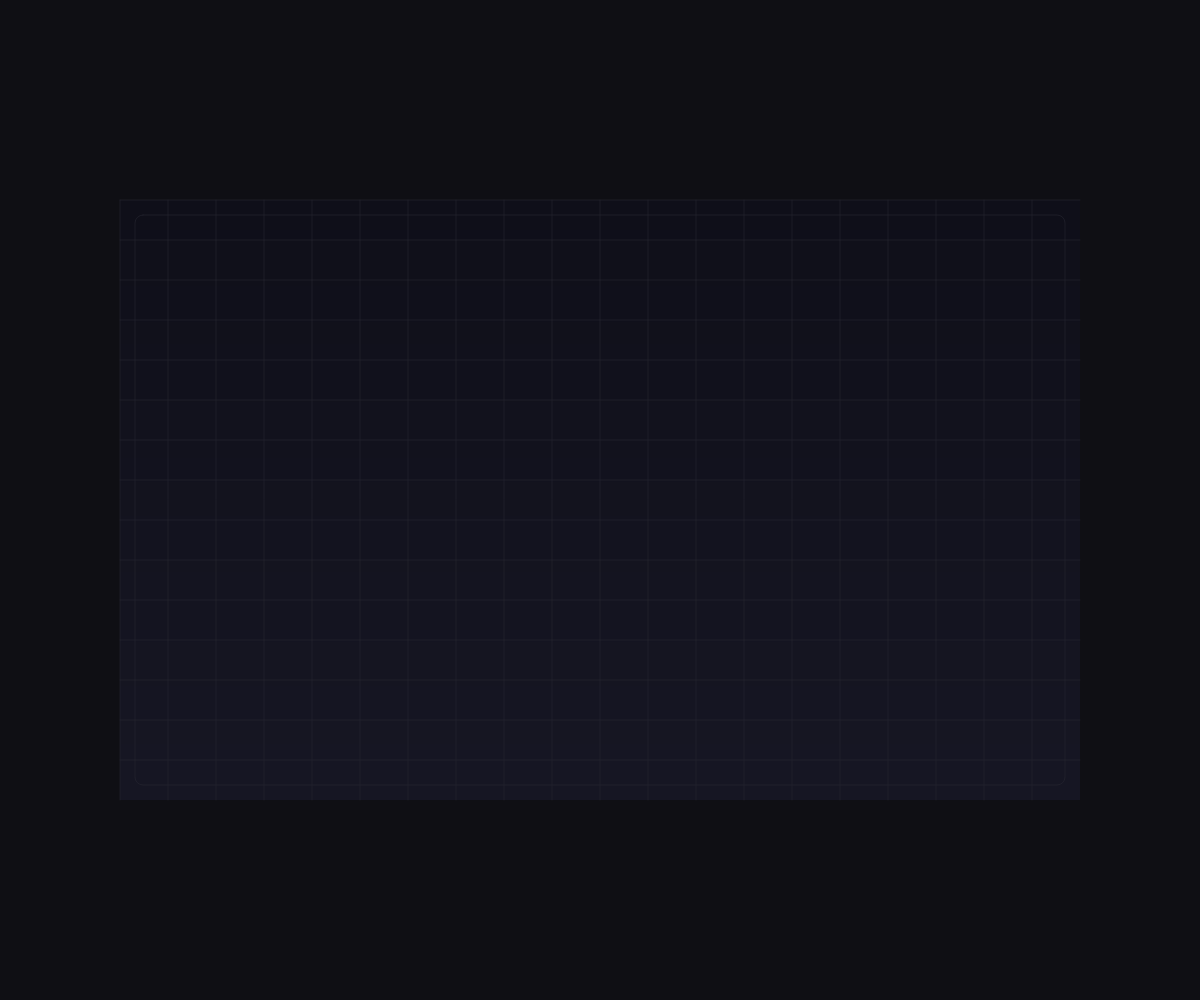
Frame 1 (no input)
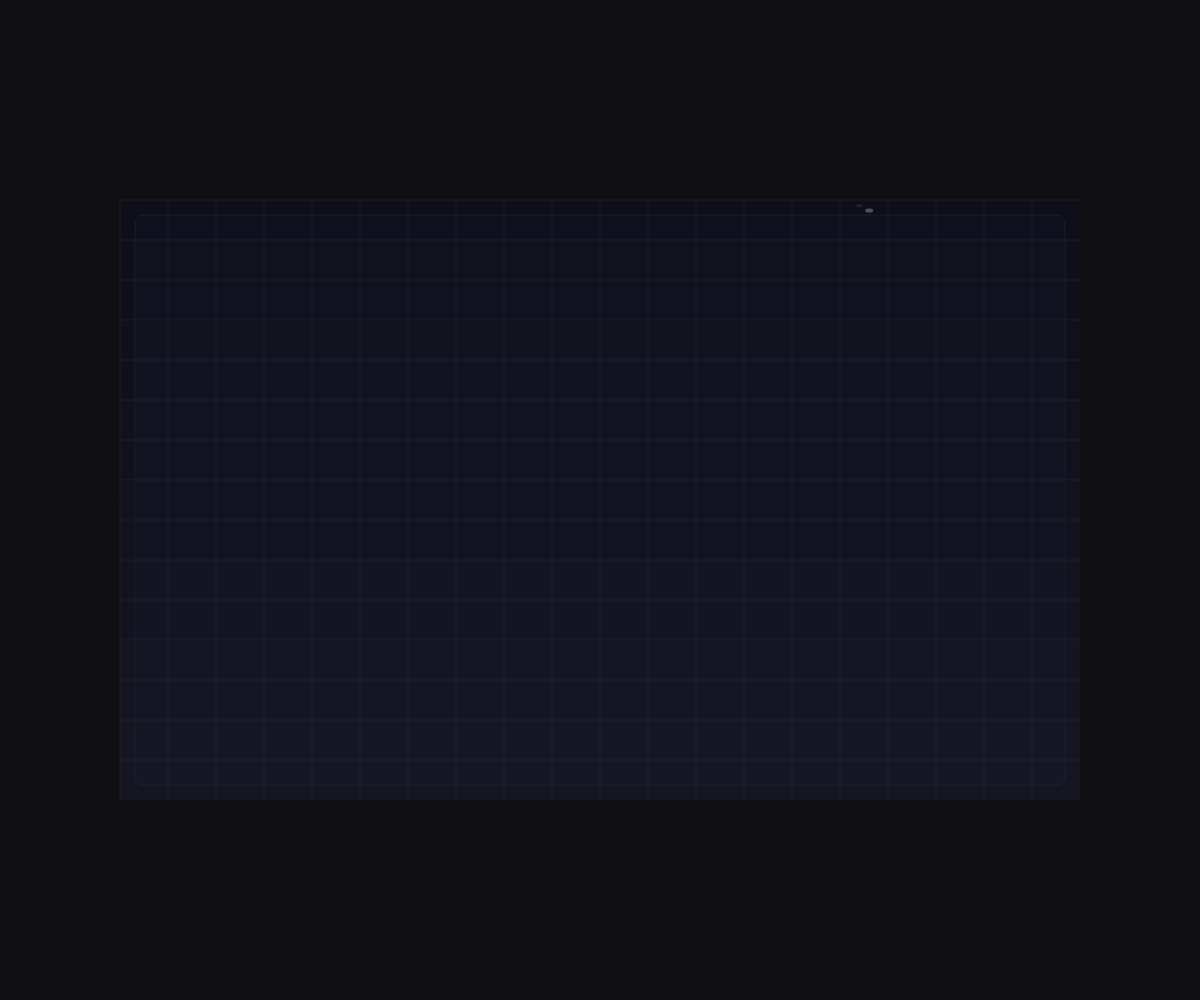
Frame 60 (no input)
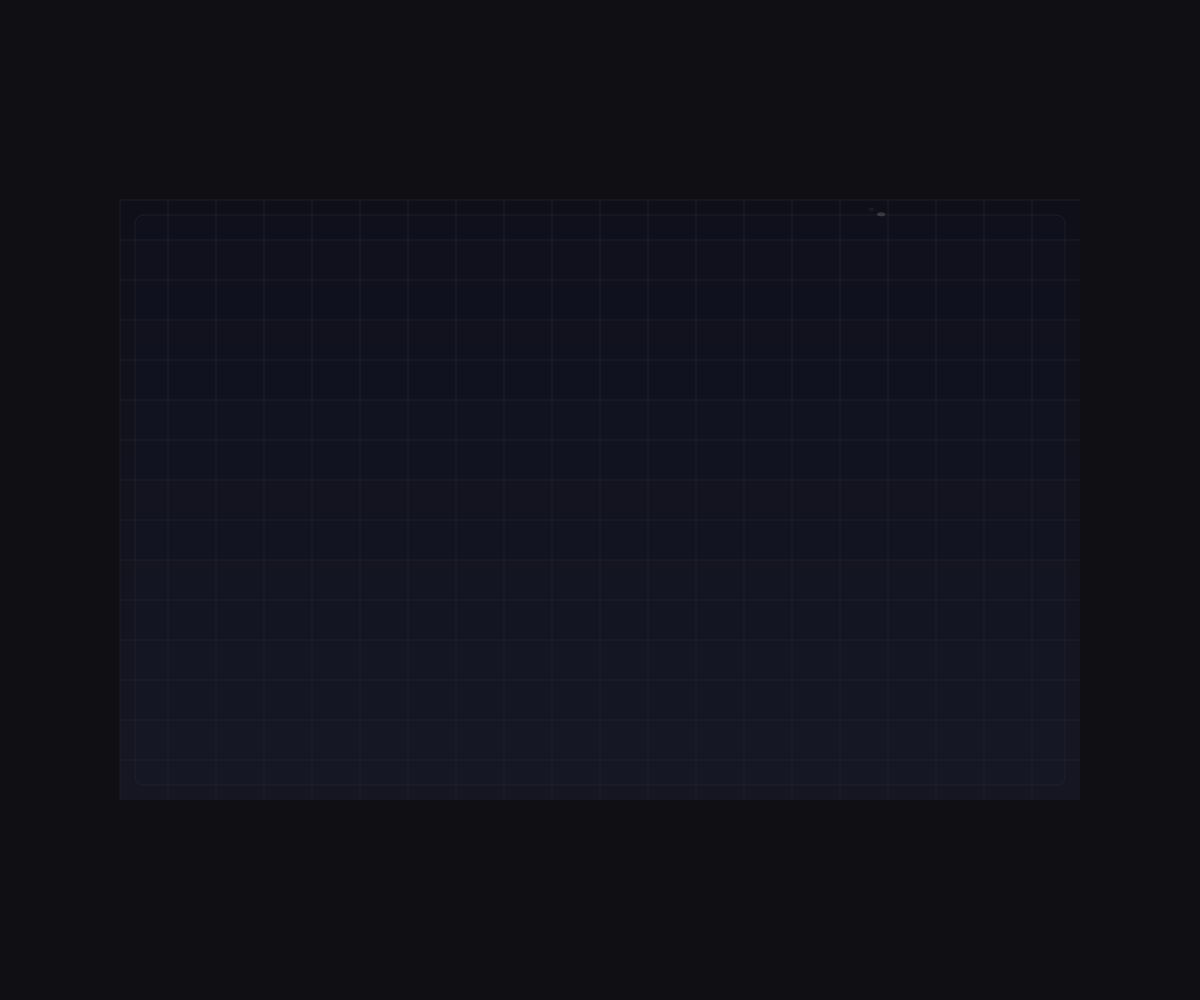
Frame 120 (the mouse pressed at the canvas centre since frame 60)

The p5.js sketch that drew these frames (run headless with seeded random() and noise() and a simulated clock; from frame 60 on, the mouse is pressed at the canvas centre):

// p5.js sketch
// ── sketch.js
let glintX, glintY;
let glowIntensity = 0;
let panelWidth, panelHeight, panelX, panelY;

function setup() {
  createCanvas(windowWidth, windowHeight);
  noStroke();
  
  // Initialize console dimensions
  panelWidth = width * 0.8;
  panelHeight = height * 0.6;
  panelX = (width - panelWidth) / 2;
  panelY = (height - panelHeight) / 2;
  
  // Initialize glint position
  glintX = random(width);
  glintY = random(height);
}

function windowResized() {
  resizeCanvas(windowWidth, windowHeight);
  
  // Re-calculate panel dimensions after resize
  panelWidth = width * 0.8;
  panelHeight = height * 0.6;
  panelX = (width - panelWidth) / 2;
  panelY = (height - panelHeight) / 2;
}

function draw() {
  // Deep space background with subtle gradient
  background(10, 10, 15);
  
  // Draw console housing
  drawConsoleHousing();
  
  // Draw reflective panel
  drawPanel();
  
  // Animate glint
  animateGlint();
  
  // Subtle pulsing glow effect
  glowIntensity = 0.5 + 0.2 * sin(frameCount * 0.03);
}

function drawConsoleHousing() {
  // Outer black housing
  fill(15, 15, 20);
  rect(0, 0, width, height);
  
  // Inner geometric structure
  fill(30, 30, 40);
  rect(panelX, panelY, panelWidth, panelHeight, 15);
  
  // Bevel highlight
  fill(60, 60, 70, 100);
  rect(panelX + 5, panelY + 5, panelWidth - 10, 5);
  rect(panelX + 5, panelY + 5, 5, panelHeight - 10);
  
  // Control panel grid
  fill(20, 20, 25);
  for (let x = panelX; x < panelX + panelWidth; x += panelWidth / 12) {
    rect(x, panelY + 10, 2, panelHeight - 20);
  }
  for (let y = panelY; y < panelY + panelHeight; y += panelHeight / 8) {
    rect(panelX + 10, y, panelWidth - 20, 2);
  }
}

function drawPanel() {
  // Main reflective surface with gradient
  const baseColor = color(15, 15, 25);
  const highlightColor = color(40, 40, 60);
  
  noStroke();
  for (let y = 0; y < panelHeight; y += 2) {
    const t = map(y, 0, panelHeight, 0, 1);
    const inter = lerpColor(baseColor, highlightColor, t * 0.3);
    fill(inter);
    rect(panelX, panelY + y, panelWidth, 2);
  }
  
  // Add subtle grid lines
  stroke(40, 40, 50, 150);
  strokeWeight(1);
  for (let x = 0; x < panelWidth; x += panelWidth / 20) {
    line(panelX + x, panelY, panelX + x, panelY + panelHeight);
  }
  for (let y = 0; y < panelHeight; y += panelHeight / 15) {
    line(panelX, panelY + y, panelX + panelWidth, panelY + y);
  }
  
  // Inner glow effect
  const innerGlow = color(20, 40, 80, 30 * glowIntensity);
  fill(innerGlow);
  rect(panelX + 15, panelY + 15, panelWidth - 30, panelHeight - 30, 8);
}

function animateGlint() {
  // Move glint slowly across the screen
  const speed = 0.2;
  glintX += speed;
  glintY += speed * 0.3;
  
  // Reset position when it goes off screen
  if (glintX > width + 50 || glintY > height + 50) {
    glintX = -50;
    glintY = random(height);
  }
  
  // Draw the glint as a soft white highlight
  const glow = 100 * glowIntensity;
  fill(255, 255, 255, glow);
  noStroke();
  ellipse(glintX, glintY, 8, 4);
  
  // Add a subtle trail effect
  fill(255, 255, 255, glow * 0.3);
  ellipse(glintX - 10, glintY - 5, 6, 3);
}
